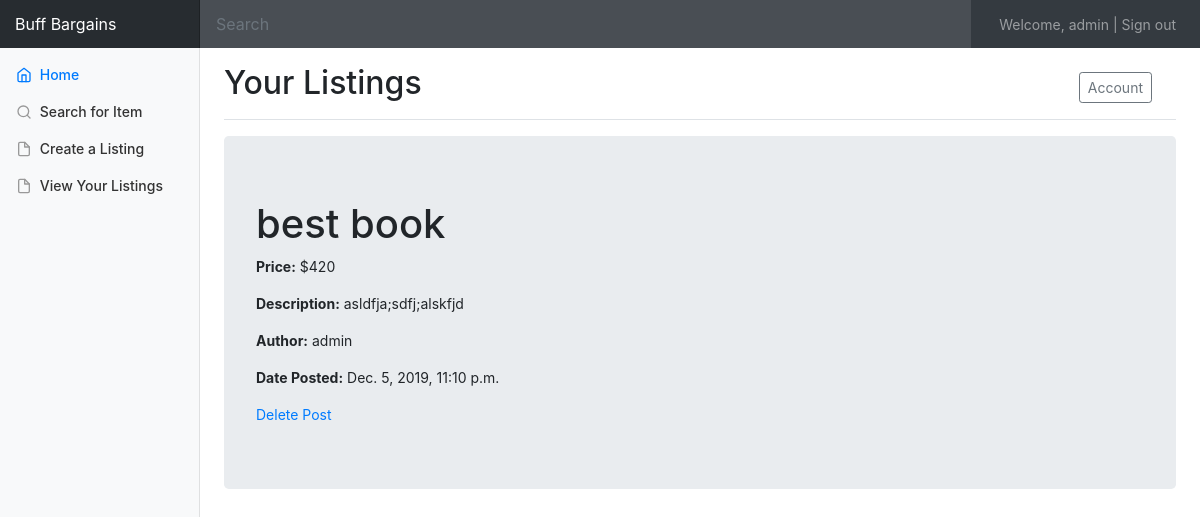
/account/ (signed in), run on the app's committed database.
### sko/models.py (models this page shows, shortened)
class listing(models.Model):
	title =  models.CharField(max_length=100)
	author = models.ForeignKey(User, on_delete=models.CASCADE)
	price = models.CharField(max_length=100)
	desc = models.TextField()
	date = models.DateTimeField(auto_now=True)
	class Meta:
		ordering = ['-date']

### sko/views.py (the view)
# urls.py: path('account/', views.account, name='sko/account'),
def account(request):
	queryset = listing.objects.filter(author = request.user)
	context = {
		'object_list':queryset
	}
	return render(request, 'sko/account.html', context)

### sko/templates/sko/account.html (shortened to what this page needs)
{% extends 'sko/base.html' %}
{% block subtitle %}Your Listings{% endblock %}
{% block main %}
{% for obj in object_list%}
<div class="jumbotron">
  <h1>{{ obj.title}}</h1>
  <p><b>Price:</b> ${{ obj.price }}</p>
  <p><b>Description:</b> {{ obj.desc }}</p>
  <p><b>Author:</b> {{ obj.author }}</p>
  <p><b>Date Posted:</b> {{obj.date}}</p>
  <a href="#">Delete Post</a>
</div>
{% endfor %}
{% endblock%}

### sko/templates/sko/base.html (shortened to what this page needs)
{% load static %}
<!doctype html>
<html lang="en">
  <head>
    <link rel="stylesheet" href="https://maxcdn.bootstrapcdn.com/bootstrap/4.0.0/css/bootstrap.min.css">
    <link href="{% static 'sko/main.css' %}" rel="stylesheet">
  </head>
  <body>
    <nav class="navbar navbar-dark sticky-top bg-dark flex-md-nowrap p-0">
      <a class="navbar-brand col-sm-3 col-md-2 mr-0" href="#">Buff Bargains</a>
      {% if user.is_authenticated %}
      <input class="form-control form-control-dark w-100" type="text" placeholder="Search" aria-label="Search">
      <ul class="navbar-nav flex-row px-4">
        <li class="nav-item text-nowrap px-1">
          <a class="nav-link" href="{% url 'admin:index' %}">Welcome, {{ user.username }}   |</a>
        </li>
        <li class="nav-item text-nowrap">
          <a class="nav-link" href="{% url 'logout' %}">Sign out</a>
          {% else %}
          <a class="nav-link" href="{% url 'login' %}">Login</a>
          {% endif %}
        </li>
      </ul>
    </nav>
    {% if user.is_authenticated %}
    <div class="container-fluid">
      <div class="row">
        <nav class="col-md-2 d-none d-md-block bg-light sidebar">
          <div class="sidebar-sticky">
            <ul class="nav flex-column">
              <li class="nav-item">
                <a class="nav-link active" href="{% url 'sko/home' %}">
                  <span data-feather="home"></span>
                  Home  <span class="sr-only">(current)</span>
                </a>
              </li>
              <li class="nav-item">
                <a class="nav-link" href="#">
                  <span data-feather="search"></span>
                  Search for Item
                </a>
              </li>
              <li class="nav-item">
                <a class="nav-link" href="{% url 'sko/newPost' %}">
                  <span data-feather="file"></span>
                  Create a Listing
                </a>
              </li>
              <li class="nav-item">
                <a class="nav-link" href="{% url 'sko/account' %}">
                  <span data-feather="file"></span>
                  View Your Listings
                </a>
              </li>
            </ul>
          </div>
        </nav>
        {% endif %}
        <main role="main" class="col-md-9 ml-sm-auto col-lg-10 pt-3 px-4">
          <div class="d-flex justify-content-between flex-wrap flex-md-nowrap align-items-center pb-2 mb-3 border-bottom">
           <h1 class="h2">{% block subtitle %}{% endblock %}</h1>
            {% if user.is_authenticated %}
            <div class="btn-toolbar mb-2 mb-md-0">
              <div class="btn-group mr-2">
                <a class="nav-link" href="{% url 'sko/account' %}"><button class="btn btn-sm btn-outline-secondary"> Account</button></a>
              </div>
            </div>
            {% endif %}
          </div>
          {% block main %}{% endblock %}
        </main>
      </div>
    </div>
  </body>
</html>

### sko/static/sko/main.css (style rules this page uses)
body { font-size: .875rem; }
.feather { width: 16px; height: 16px; vertical-align: text-bottom; }
.sidebar { position: fixed; top: 0; bottom: 0; left: 0; z-index: 100; padding: 0; box-shadow: inset -1px 0 0 rgba(0, 0, 0, .1); }
.sidebar-sticky { position: -webkit-sticky; position: sticky; top: 48px; height: calc(100vh - 48px); padding-top: .5rem; overflow-x: hidden; overflow-y: auto; }
.sidebar .nav-link { font-weight: 500; color: #333; }
.sidebar .nav-link .feather { margin-right: 4px; color: #999; }
.sidebar .nav-link.active { color: #007bff; }
.sidebar .nav-link:hover .feather, .sidebar .nav-link.active .feather { color: inherit; }
.navbar-brand { padding-top: .75rem; padding-bottom: .75rem; font-size: 1rem; background-color: rgba(0, 0, 0, .25); box-shadow: inset -1px 0 0 rgba(0, 0, 0, .25); }
.navbar .form-control { padding: .75rem 1rem; border-width: 0; border-radius: 0; }
.form-control-dark { color: #fff; background-color: rgba(255, 255, 255, .1); border-color: rgba(255, 255, 255, .1); }
.border-bottom { border-bottom: 1px solid #e5e5e5; }

### data on the page
listing: title "best book", price "420", desc "asldfja;sdfj;alskfjd", author "admin", date "Dec. 5, 2019, 11:10 p.m."

### other printed values
{{ user.username }} "admin"
